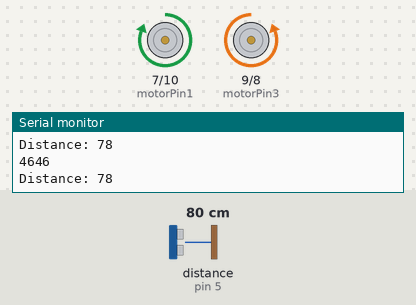
A sketch run on a simulated Arduino Uno, built with avr-gcc and run on an emulated ATmega328P. Parts: motor-driver pin pairs drawn as motors (green arrow = first pin HIGH = forward, orange = second pin HIGH = backward, longer = more drive), the last lines printed to the serial monitor. Wiring (inferred from the names in the program): ultrasonic range finder: trigger pin 6; echo pin 5. The inputs (shaded band) are chosen by the test bench; at power-on: distance to the obstacle (sensor on pin 5) 80 cm. The echo pulse lasts 58.3 µs per cm.

Above: at 1.2 s.
1.3 s: distance to the obstacle (sensor on pin 5) set to 2 cm
At 5.3 s:
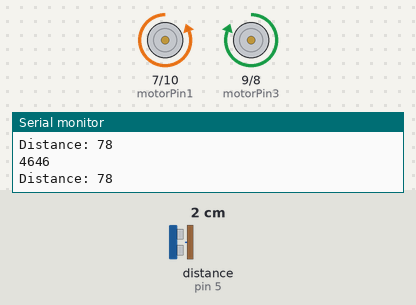
At 10.3 s:
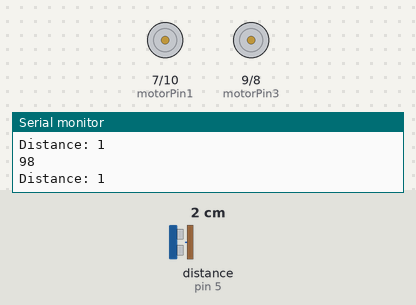
Timing chart, 0 to 16.5 s (numbered marks = the images above; inputs shaded):
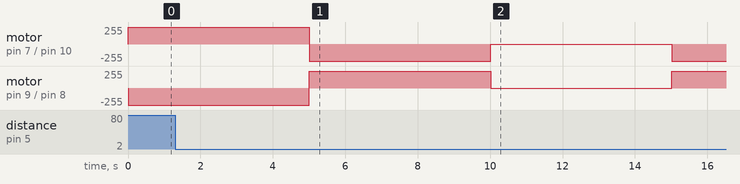

The sketch:

motordriver_test.ino
```cpp
//L293D
//Motor A
const int motorPin1  = 7;  // Pin 15 of L293
const int motorPin2  = 10;  // Pin 10 of L293
//Motor B
const int motorPin3  = 9; // Pin  7 of L293
const int motorPin4  = 8;  // Pin  2 of L293
//ultrasonic
const int trigPin = 6;
const int echoPin = 5;
long duration;
int distance;
void ultra()
{
  digitalWrite(trigPin, LOW);
delayMicroseconds(2);
digitalWrite(trigPin, HIGH);
delayMicroseconds(10);
digitalWrite(trigPin, LOW);
duration = pulseIn(echoPin, HIGH);
Serial.println(duration);
distance= duration*0.034/2;
Serial.print("Distance: ");
Serial.println(distance);
if( distance <= 10)
{
    digitalWrite(motorPin1, LOW);
    digitalWrite(motorPin2, LOW);
    digitalWrite(motorPin3, LOW);
    digitalWrite(motorPin4, LOW);
}
}

void setup(){

    //Set pins as outputs
    pinMode(motorPin1, OUTPUT);
    pinMode(motorPin2, OUTPUT);
    pinMode(motorPin3, OUTPUT);
    pinMode(motorPin4, OUTPUT);

    pinMode(trigPin, OUTPUT);
    pinMode(echoPin, INPUT);
    Serial.begin(9600);


}


void loop(){
   //This code  will turn Motor A clockwise for 2 sec.
    ultra();
    digitalWrite(motorPin1, HIGH);
    digitalWrite(motorPin2, LOW);
   // digitalWrite(motorPin3, LOW);
   // digitalWrite(motorPin4, LOW);

     //This code will turn Motor B counter-clockwise for 2 sec.
    //digitalWrite(motorPin1, LOW);
    //digitalWrite(motorPin2, LOW);
    digitalWrite(motorPin3, LOW);
    digitalWrite(motorPin4, HIGH);
    ultra();
    delay(5000);
    //This code will turn Motor A counter-clockwise for 2 sec.
  // ultra();
    digitalWrite(motorPin1, LOW);
    digitalWrite(motorPin2, HIGH);
    //digitalWrite(motorPin3, LOW);
    //digitalWrite(motorPin4, LOW);
   // delay(2000);

    //This code will turn Motor B clockwise for 2 sec.
   // digitalWrite(motorPin1, LOW);
   // digitalWrite(motorPin2, LOW);
    digitalWrite(motorPin3, HIGH);
    digitalWrite(motorPin4, LOW);
   // ultra();
    delay(5000);

    //And this code will stop motors


}
```
